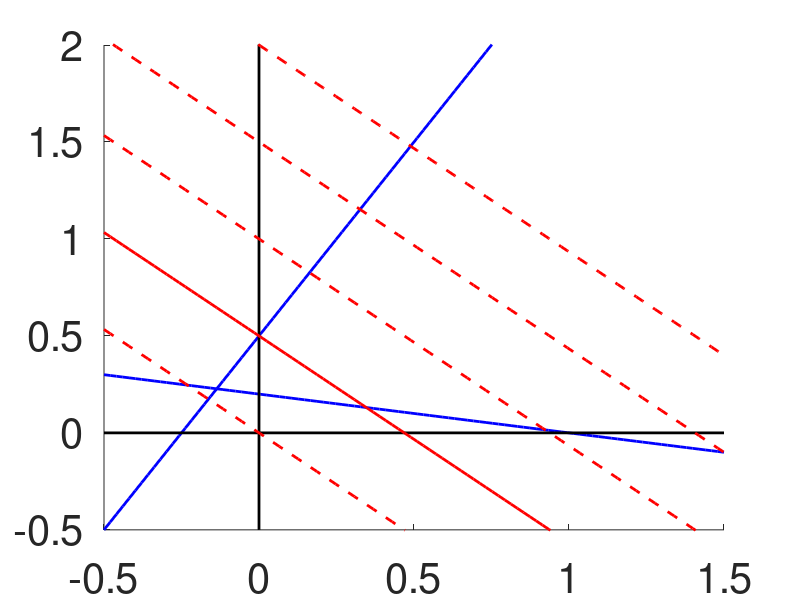

MATLAB code to generate this figure:
x = linspace(-0.5,1.5,100);
y1 = 2*x + 0.5;
y2 = -0.2*x + 0.2;
y3 = -16/15*x;
y4 = -16/15*x + 0.5;
y5 = -16/15*x + 1;
y6 = -16/15*x + 1.5;
y7 = -16/15*x + 2;

figure;
xlim([-0.5, 1.5]);
ylim([-0.5, 2]);
set(gca, 'fontsize', 30);
hold on;
plot(x, y1, 'color', 'b', 'linewidth', 2);
plot(x, y2, 'color', 'b', 'linewidth', 2);
plot([min(x),max(x)], [0,0], 'color', 'k', 'linewidth', 2);
plot([0,0], [min(y1),max(y1)], 'color', 'k', 'linewidth', 2);
plot(x, y3, 'color', 'r', 'linewidth', 2, 'linestyle', '--');
plot(x, y4, 'color', 'r', 'linewidth', 2, 'linestyle', '-');
plot(x, y5, 'color', 'r', 'linewidth', 2, 'linestyle', '--');
plot(x, y6, 'color', 'r', 'linewidth', 2, 'linestyle', '--');
plot(x, y7, 'color', 'r', 'linewidth', 2, 'linestyle', '--');